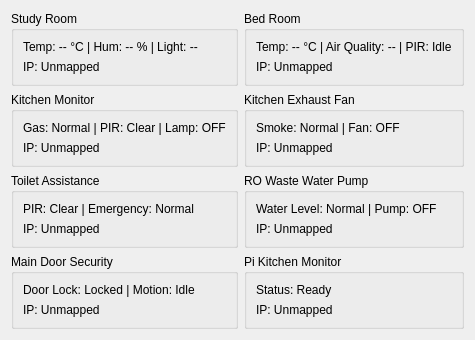
      <widget class="QWidget" name="tabDashboard">
       <attribute name="title">
        <string>Dashboard</string>
       </attribute>
       <layout class="QGridLayout" name="gridLayoutDash">
        <item row="0" column="0">
         <widget class="QGroupBox" name="boxDashStudy">
          <property name="title">
           <string>Study Room</string>
          </property>
          <layout class="QVBoxLayout" name="vboxDashStudy">
           <item><widget class="QLabel" name="lblDashStudyStatus"><property name="text"><string>Temp: -- °C | Hum: -- % | Light: --</string></property></widget></item>
           <item><widget class="QLabel" name="lblDashStudyIp"><property name="text"><string>IP: Unmapped</string></property></widget></item>
          </layout>
         </widget>
        </item>
        <item row="0" column="1">
         <widget class="QGroupBox" name="boxDashBed">
          <property name="title">
           <string>Bed Room</string>
          </property>
          <layout class="QVBoxLayout" name="vboxDashBed">
           <item><widget class="QLabel" name="lblDashBedStatus"><property name="text"><string>Temp: -- °C | Air Quality: -- | PIR: Idle</string></property></widget></item>
           <item><widget class="QLabel" name="lblDashBedIp"><property name="text"><string>IP: Unmapped</string></property></widget></item>
          </layout>
         </widget>
        </item>
        <item row="1" column="0">
         <widget class="QGroupBox" name="boxDashKitchen">
          <property name="title">
           <string>Kitchen Monitor</string>
          </property>
          <layout class="QVBoxLayout" name="vboxDashKitchen">
           <item><widget class="QLabel" name="lblDashKitchenStatus"><property name="text"><string>Gas: Normal | PIR: Clear | Lamp: OFF</string></property></widget></item>
           <item><widget class="QLabel" name="lblDashKitchenIp"><property name="text"><string>IP: Unmapped</string></property></widget></item>
          </layout>
         </widget>
        </item>
        <item row="1" column="1">
         <widget class="QGroupBox" name="boxDashExhaust">
          <property name="title">
           <string>Kitchen Exhaust Fan</string>
          </property>
          <layout class="QVBoxLayout" name="vboxDashExhaust">
           <item><widget class="QLabel" name="lblDashExhaustStatus"><property name="text"><string>Smoke: Normal | Fan: OFF</string></property></widget></item>
           <item><widget class="QLabel" name="lblDashExhaustIp"><property name="text"><string>IP: Unmapped</string></property></widget></item>
          </layout>
         </widget>
        </item>
        <item row="2" column="0">
         <widget class="QGroupBox" name="boxDashToilet">
          <property name="title">
           <string>Toilet Assistance</string>
          </property>
          <layout class="QVBoxLayout" name="vboxDashToilet">
           <item><widget class="QLabel" name="lblDashToiletStatus"><property name="text"><string>PIR: Clear | Emergency: Normal</string></property></widget></item>
           <item><widget class="QLabel" name="lblDashToiletIp"><property name="text"><string>IP: Unmapped</string></property></widget></item>
          </layout>
         </widget>
        </item>
        <item row="2" column="1">
         <widget class="QGroupBox" name="boxDashRo">
          <property name="title">
           <string>RO Waste Water Pump</string>
          </property>
          <layout class="QVBoxLayout" name="vboxDashRo">
           <item><widget class="QLabel" name="lblDashRoStatus"><property name="text"><string>Water Level: Normal | Pump: OFF</string></property></widget></item>
           <item><widget class="QLabel" name="lblDashRoIp"><property name="text"><string>IP: Unmapped</string></property></widget></item>
          </layout>
         </widget>
        </item>
        <item row="3" column="0">
         <widget class="QGroupBox" name="boxDashDoor">
          <property name="title">
           <string>Main Door Security</string>
          </property>
          <layout class="QVBoxLayout" name="vboxDashDoor">
           <item><widget class="QLabel" name="lblDashDoorStatus"><property name="text"><string>Door Lock: Locked | Motion: Idle</string></property></widget></item>
           <item><widget class="QLabel" name="lblDashDoorIp"><property name="text"><string>IP: Unmapped</string></property></widget></item>
          </layout>
         </widget>
        </item>
        <item row="3" column="1">
         <widget class="QGroupBox" name="boxDashPi">
          <property name="title">
           <string>Pi Kitchen Monitor</string>
          </property>
          <layout class="QVBoxLayout" name="vboxDashPi">
           <item><widget class="QLabel" name="lblDashPiStatus"><property name="text"><string>Status: Ready</string></property></widget></item>
           <item><widget class="QLabel" name="lblDashPiIp"><property name="text"><string>IP: Unmapped</string></property></widget></item>
          </layout>
         </widget>
        </item>
       </layout>
      </widget>
